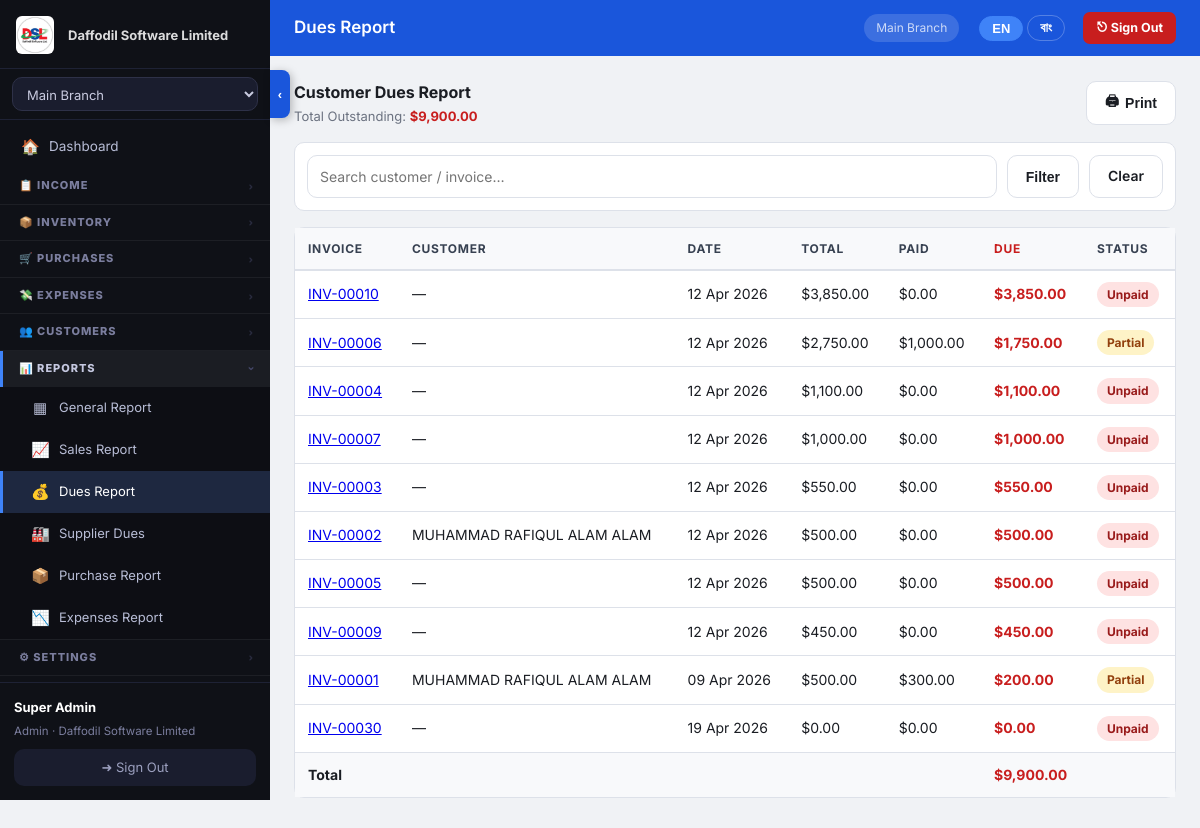
/public/report-dues.php (signed in), run on the app's committed database.
### tables this page shows
CREATE TABLE `company_settings` (
  `id` int(10) UNSIGNED NOT NULL,
  `tenant_id` int(10) UNSIGNED NOT NULL,
  `company_name` varchar(150) NOT NULL DEFAULT '',
  `address` text,
  `city` varchar(100) DEFAULT NULL,
  `country` varchar(100) DEFAULT NULL,
  `phone` varchar(50) DEFAULT NULL,
  `phone2` varchar(50) DEFAULT NULL,
  `email` varchar(150) DEFAULT NULL,
  `website` varchar(200) DEFAULT NULL,
  `logo_path` varchar(300) DEFAULT NULL,
  `currency` varchar(10) DEFAULT '$',
  `currency_code` varchar(5) DEFAULT 'USD',
  `tax_label` varchar(30) DEFAULT 'VAT',
  `invoice_prefix` varchar(10) DEFAULT 'INV',
  `footer_note` text,
  `updated_at` datetime DEFAULT CURRENT_TIMESTAMP ON UPDATE CURRENT_TIMESTAMP,
  `loyalty_earn_amount` decimal(10,2) NOT NULL DEFAULT '100.00',
  `loyalty_earn_points` int(11) NOT NULL DEFAULT '1',
  `loyalty_redeem_value` decimal(10,4) NOT NULL DEFAULT '1.0000',
  `loyalty_enabled` tinyint(1) NOT NULL DEFAULT '1',
  `loyalty_min_redeem` int(11) NOT NULL DEFAULT '10',
  `loyalty_expiry_days` int(11) NOT NULL DEFAULT '0'
);

CREATE TABLE `branches` (
  `id` int(10) UNSIGNED NOT NULL,
  `tenant_id` int(10) UNSIGNED NOT NULL,
  `name` varchar(120) NOT NULL,
  `address` text,
  `phone` varchar(30) DEFAULT NULL,
  `is_active` tinyint(1) DEFAULT '1',
  `branch_password` varchar(255) DEFAULT NULL,
  `created_at` datetime DEFAULT CURRENT_TIMESTAMP
);

CREATE TABLE `income` (
  `id` int(10) UNSIGNED NOT NULL,
  `tenant_id` int(10) UNSIGNED NOT NULL,
  `branch_id` int(10) UNSIGNED NOT NULL,
  `invoice_no` varchar(40) NOT NULL,
  `customer_id` int(10) UNSIGNED DEFAULT NULL,
  `customer_name` varchar(120) DEFAULT NULL,
  `date` date NOT NULL,
  `due_date` date DEFAULT NULL,
  `subtotal` decimal(14,2) NOT NULL DEFAULT '0.00',
  `tax_pct` decimal(5,2) DEFAULT '0.00',
  `tax_amount` decimal(14,2) DEFAULT '0.00',
  `discount` decimal(14,2) DEFAULT '0.00',
  `total` decimal(14,2) NOT NULL DEFAULT '0.00',
  `paid` decimal(14,2) DEFAULT '0.00',
  `payment_method` varchar(30) NOT NULL DEFAULT 'cash',
  `balance` decimal(14,2) GENERATED ALWAYS AS ((`total` - `paid`)) STORED,
  `status` enum('draft','unpaid','partial','paid','cancelled') DEFAULT 'unpaid',
  `notes` text,
  `created_by` int(10) UNSIGNED DEFAULT NULL,
  `created_at` datetime DEFAULT CURRENT_TIMESTAMP
);

### src/core.php (called while the page is built, shortened)
<?php
function db(): PDO {
    static $pdo = null;
    if ($pdo === null) {
        $dsn = sprintf('mysql:host=%s;dbname=%s;charset=%s', DB_HOST, DB_NAME, DB_CHARSET);
        $pdo = new PDO($dsn, DB_USER, DB_PASS, [
            PDO::ATTR_ERRMODE            => PDO::ERRMODE_EXCEPTION,
            PDO::ATTR_DEFAULT_FETCH_MODE => PDO::FETCH_ASSOC,
            PDO::ATTR_EMULATE_PREPARES   => false,
        ]);
    }
    return $pdo;
}
function auth(): array|null {
    return $_SESSION['pos_user'] ?? null;
}
function brid(): int { return (int)($_SESSION['active_branch'] ?? 0); }
function get_branches(): array {
    $u = auth();
    if ($u['branch_id']) {
        $s = db()->prepare('SELECT * FROM branches WHERE id=? AND tenant_id=? AND is_active=1');
        $s->execute([$u['branch_id'], $u['tenant_id']]);
    } else {
        $s = db()->prepare('SELECT * FROM branches WHERE tenant_id=? AND is_active=1 ORDER BY name');
        $s->execute([$u['tenant_id']]);
    }
    return $s->fetchAll();
}
function h(mixed $v): string { return htmlspecialchars((string)$v, ENT_QUOTES, 'UTF-8'); }
function money(float $v): string { return CURRENCY . number_format($v, 2); }
function fmt_date(string $d): string { return $d ? date('d M Y', strtotime($d)) : '—'; }

### public/report-dues.php (the view, shortened to what this page needs)
<?php
require_once __DIR__.'/../src/core.php';
$page_title='Dues Report';
$tid=tid();$bid=brid();
$search=trim($_GET['q']??'');
$where='WHERE i.tenant_id=? AND i.branch_id=? AND i.status IN("unpaid","partial")';
$params=[$tid,$bid];
$stmt=db()->prepare("SELECT i.*, (i.total-i.paid) due FROM income i $where ORDER BY due DESC");
$stmt->execute($params);$rows=$stmt->fetchAll();
$total_due=array_sum(array_column($rows,'due'));
?>
<div style="display:flex;justify-content:space-between;align-items:center;margin-bottom:16px">
  <div>
    <h2 style="font-size:16px;font-weight:700"><span class="t-en">Customer Dues Report</span><span class="t-bn">গ্রাহক বকেয়া রিপোর্ট</span></h2>
    <p style="color:var(--c-muted);font-size:13px"><span class="t-en">Total Outstanding:</span><span class="t-bn">মোট বকেয়া:</span> <strong style="color:var(--c-expense)"><?= money($total_due) ?></strong></p>
  </div>
  <button onclick="window.print()" class="btn btn-outline no-print">🖨 <span class="t-en">Print</span><span class="t-bn">প্রিন্ট</span></button>
</div>
<div class="card" style="padding:12px;margin-bottom:16px" class="no-print">
  <form method="get" style="display:flex;gap:10px">
    <input type="text" name="q" value="<?= h($search) ?>" placeholder="Search customer / invoice…" style="flex:1">
    <button class="btn btn-outline">Filter</button>
    <a href="?" class="btn btn-outline">Clear</a>
  </form>
</div>
<div class="card" style="padding:0">
  <div class="table-wrap">
    <table>
      <thead><tr><th>Invoice</th><th>Customer</th><th>Date</th><th>Total</th><th>Paid</th><th style="color:var(--c-expense)">Due</th><th>Status</th></tr></thead>
      <tbody>
      <?php foreach($rows as $r): ?>
        <tr>
          <td><a href="<?= APP_URL ?>/invoice-view.php?id=<?= $r['id'] ?>"><?= h($r['invoice_no']) ?></a></td>
          <td><?= h($r['customer_name']?:'—') ?></td>
          <td><?= fmt_date($r['date']) ?></td>
          <td><?= money($r['total']) ?></td>
          <td><?= money($r['paid']) ?></td>
          <td style="font-weight:700;color:var(--c-expense)"><?= money($r['due']) ?></td>
          <td><span class="badge badge-<?= h($r['status']) ?>"><?= ucfirst($r['status']) ?></span></td>
        </tr>
      <?php endforeach; ?>
      </tbody>
      <?php if($rows): ?>
      <tfoot><tr style="font-weight:700;background:var(--c-bg)"><td colspan="5">Total</td><td style="color:var(--c-expense)"><?= money($total_due) ?></td><td></td></tr></tfoot>
      <?php endif; ?>
    </table>
  </div>
</div>
<?php $content=ob_get_clean();include __DIR__.'/../templates/layout.php';

### templates/layout.php (shortened to what this page needs)
<?php
$user             = auth();
$branches         = get_branches();
$active_branch    = brid();
$cs_stmt          = db()->prepare('SELECT * FROM company_settings WHERE tenant_id=?');
$cs_stmt->execute([tid()]);
$cs               = $cs_stmt->fetch() ?: [];
$app_display_name = !empty($cs['company_name']) ? $cs['company_name'] : APP_NAME;
$logo_url         = '';
if (!empty($cs['logo_path'])) $logo_url = APP_URL . '/' . ltrim($cs['logo_path'], '/');
?><!DOCTYPE html>
<html lang="en" id="html-root" data-lang="en">
<head>
<link rel="stylesheet" href="<?= APP_URL ?>/assets/style.css">
</head>
<body class="<?= (isset($_COOKIE['sidebar_collapsed']) && $_COOKIE['sidebar_collapsed']==='1') ? 'sidebar-collapsed' : '' ?>">
<aside class="sidebar" id="sidebar">
  <div class="sidebar-logo">
    <?php if ($logo_url): ?>
      <img src="<?= h($logo_url) ?>" style="height:38px;max-width:130px;object-fit:contain;border-radius:6px">
      <span class="nav-text sidebar-logo-text" style="font-size:13px;opacity:.85;margin-left:4px"><?= h($app_display_name) ?></span>
    <?php else: ?>
      <span style="font-size:26px;color:#3f83f8;flex-shrink:0">⬡</span>
      <span class="nav-text sidebar-logo-text" style="font-size:15px;font-weight:800"><?= h($app_display_name) ?></span>
    <?php endif; ?>
  </div>
  <form method="post" action="<?= APP_URL ?>/branch-switch.php" class="branch-form">
    <select name="branch_id" onchange="this.form.submit()" class="branch-select">
      <?php foreach ($branches as $b): ?>
        <option value="<?= $b['id'] ?>" <?= $b['id']==$active_branch?'selected':'' ?>><?= h($b['name']) ?></option>
      <?php endforeach; ?>
    </select>
  </form>
  <nav class="nav">
    <?php $p = basename($_SERVER['PHP_SELF']); ?>
    <a href="<?= APP_URL ?>/index.php"
       class="nav-link <?= $p==='index.php'?'active':'' ?>"
       title="Dashboard">
      <span class="nav-icon">🏠</span>
      <span class="nav-text"><span class="t-en">Dashboard</span><span class="t-bn">ড্যাশবোর্ড</span></span>
    </a>
    <div class="nav-group <?= in_array($p,['pos.php','income.php','income-add.php','sales-returns.php','sales-return-add.php'])?'open':'' ?>" id="group-income">
      <div class="nav-group-header" onclick="toggleNavGroup('group-income')">
        <div class="nav-section">
          <span class="nav-text"><span class="t-en">📋 INCOME</span><span class="t-bn">📋 আয়</span></span>
        </div>
        <span class="nav-group-arrow">›</span>
      </div>
    </div>
    <div class="nav-group <?= in_array($p,['items.php','item-add.php','barcode-print.php','inventory-report.php','stock-transfers.php','stock-transfer-add.php'])?'open':'' ?>" id="group-inventory">
      <div class="nav-group-header" onclick="toggleNavGroup('group-inventory')">
        <div class="nav-section">
          <span class="nav-text"><span class="t-en">📦 INVENTORY</span><span class="t-bn">📦 স্টক</span></span>
        </div>
        <span class="nav-group-arrow">›</span>
      </div>
    </div>
    <div class="nav-group <?= in_array($p,['purchases.php','purchase-add.php','purchase-returns.php','purchase-return-add.php'])?'open':'' ?>" id="group-purchases">
      <div class="nav-group-header" onclick="toggleNavGroup('group-purchases')">
        <div class="nav-section">
          <span class="nav-text"><span class="t-en">🛒 PURCHASES</span><span class="t-bn">🛒 ক্রয়</span></span>
        </div>
        <span class="nav-group-arrow">›</span>
      </div>
    </div>
    <div class="nav-group <?= in_array($p,['expenses.php','expense-add.php','expense-categories.php'])?'open':'' ?>" id="group-expenses">
      <div class="nav-group-header" onclick="toggleNavGroup('group-expenses')">
        <div class="nav-section">
          <span class="nav-text"><span class="t-en">💸 EXPENSES</span><span class="t-bn">💸 খরচ</span></span>
        </div>
        <span class="nav-group-arrow">›</span>
      </div>
    </div>
    <div class="nav-group <?= in_array($p,['customers.php','memberships.php','membership-add.php','loyalty-points.php'])?'open':'' ?>" id="group-customers">
      <div class="nav-group-header" onclick="toggleNavGroup('group-customers')">
        <div class="nav-section">
          <span class="nav-text"><span class="t-en">👥 CUSTOMERS</span><span class="t-bn">👥 গ্রাহক</span></span>
        </div>
        <span class="nav-group-arrow">›</span>
      </div>
    </div>
    <div class="nav-group <?= in_array($p,['report.php','report-sales.php','report-dues.php','report-supplier-dues.php','report-purchases.php','report-expenses.php'])?'open':'' ?>" id="group-reports">
      <div class="nav-group-header" onclick="toggleNavGroup('group-reports')">
        <div class="nav-section">
          <span class="nav-text"><span class="t-en">📊 REPORTS</span><span class="t-bn">📊 রিপোর্ট</span></span>
        </div>
        <span class="nav-group-arrow">›</span>
      </div>
      <div class="nav-group-body">
        <a href="<?= APP_URL ?>/report.php" class="nav-link <?= $p==='report.php'?'active':'' ?>" title="General Report">
          <span class="nav-icon">▦</span><span class="nav-text"><span class="t-en">General Report</span><span class="t-bn">সাধারণ রিপোর্ট</span></span>
        </a>
        <a href="<?= APP_URL ?>/report-sales.php" class="nav-link <?= $p==='report-sales.php'?'active':'' ?>" title="Sales Report">
          <span class="nav-icon">📈</span><span class="nav-text"><span class="t-en">Sales Report</span><span class="t-bn">বিক্রয় রিপোর্ট</span></span>
        </a>
        <a href="<?= APP_URL ?>/report-dues.php" class="nav-link <?= $p==='report-dues.php'?'active':'' ?>" title="Dues Report">
          <span class="nav-icon">💰</span><span class="nav-text"><span class="t-en">Dues Report</span><span class="t-bn">বকেয়া রিপোর্ট</span></span>
        </a>
        <a href="<?= APP_URL ?>/report-supplier-dues.php" class="nav-link <?= $p==='report-supplier-dues.php'?'active':'' ?>" title="Supplier Dues">
          <span class="nav-icon">🏭</span><span class="nav-text"><span class="t-en">Supplier Dues</span><span class="t-bn">সাপ্লায়ার বকেয়া</span></span>
        </a>
        <a href="<?= APP_URL ?>/report-purchases.php" class="nav-link <?= $p==='report-purchases.php'?'active':'' ?>" title="Purchase Report">
          <span class="nav-icon">📦</span><span class="nav-text"><span class="t-en">Purchase Report</span><span class="t-bn">ক্রয় রিপোর্ট</span></span>
        </a>
        <a href="<?= APP_URL ?>/report-expenses.php" class="nav-link <?= $p==='report-expenses.php'?'active':'' ?>" title="Expenses Report">
          <span class="nav-icon">📉</span><span class="nav-text"><span class="t-en">Expenses Report</span><span class="t-bn">খরচ রিপোর্ট</span></span>
        </a>
      </div>
    </div>
    <?php if (in_array($user['role'] ?? '', ['admin','superadmin'])): ?>
    <div class="nav-group <?= in_array($p,['users.php','branches.php','company-setup.php','admin-cms.php','activity-logs.php','superadmin.php','subscription.php'])?'open':'' ?>" id="group-settings">
      <div class="nav-group-header" onclick="toggleNavGroup('group-settings')">
        <div class="nav-section">
          <span class="nav-text"><span class="t-en">⚙ SETTINGS</span><span class="t-bn">⚙ সেটিংস</span></span>
        </div>
        <span class="nav-group-arrow">›</span>
      </div>
    </div>
    <?php endif; ?>
  </nav>
  <div class="sidebar-footer">
    <div class="user-badge">
      <strong class="nav-text"><?= h($user['name']) ?></strong>
      <span class="nav-text"><?= h(ucfirst($user['role'])) ?> · <?= h($app_display_name) ?></span>
    </div>
    <a href="<?= APP_URL ?>/logout.php" class="btn-logout" title="Sign Out">
      <span class="nav-text"><span class="t-en">➜ Sign Out</span><span class="t-bn">➜ সাইন আউট</span></span>
    </a>
  </div>
</aside>
<button class="sidebar-toggle-tab no-print" id="sidebarToggleTab"
        onclick="toggleSidebar()" title="Toggle sidebar">
  <span class="tab-arrow"></span>
</button>
<div class="main-wrap" id="mainWrap">
  <header class="top-bar">
    <h1 class="page-heading"><?= h($page_title ?? '') ?></h1>
    <span class="top-bar-branch"><?php
      foreach ($branches as $b) if ($b['id'] == $active_branch) echo h($b['name']);
    ?></span>
    <div class="lang-toggle no-print" style="margin-left:8px">
      <button class="lang-btn active" id="btn-lang-en" onclick="setLang('en')">EN</button>
      <button class="lang-btn"        id="btn-lang-bn" onclick="setLang('bn')">বাং</button>
    </div>
    <a href="<?= APP_URL ?>/logout.php" class="topbar-signout no-print"
       onclick="return confirm('Sign out?')" title="Sign Out">
      <span class="t-en">⎋ Sign Out</span><span class="t-bn">⎋ বের হন</span>
    </a>
  </header>
  <main class="content"><?= $content ?? '' ?></main>
</div>
</body>
</html>

### data on the page
company_settings: logo_path (picture), company_name "Daffodil Software Limited"
branches: name "Main Branch"
income: invoice_no "INV-00010", customer_name "—", date "12 Apr 2026", total "$3,850.00", paid "$0.00", due "$3,850.00", status "Unpaid"
income: invoice_no "INV-00006", customer_name "—", date "12 Apr 2026", total "$2,750.00", paid "$1,000.00", due "$1,750.00", status "Partial"
income: invoice_no "INV-00004", customer_name "—", date "12 Apr 2026", total "$1,100.00", paid "$0.00", due "$1,100.00", status "Unpaid"
income: invoice_no "INV-00007", customer_name "—", date "12 Apr 2026", total "$1,000.00", paid "$0.00", due "$1,000.00", status "Unpaid"
income: invoice_no "INV-00003", customer_name "—", date "12 Apr 2026", total "$550.00", paid "$0.00", due "$550.00", status "Unpaid"
income: invoice_no "INV-00002", customer_name "MUHAMMAD RAFIQUL ALAM ALAM", date "12 Apr 2026", total "$500.00", paid "$0.00", due "$500.00", status "Unpaid"
income: invoice_no "INV-00005", customer_name "—", date "12 Apr 2026", total "$500.00", paid "$0.00", due "$500.00", status "Unpaid"
income: invoice_no "INV-00009", customer_name "—", date "12 Apr 2026", total "$450.00", paid "$0.00", due "$450.00", status "Unpaid"
income: invoice_no "INV-00001", customer_name "MUHAMMAD RAFIQUL ALAM ALAM", date "09 Apr 2026", total "$500.00", paid "$300.00", due "$200.00", status "Partial"
income: invoice_no "INV-00030", customer_name "—", date "19 Apr 2026", total "$0.00", paid "$0.00", due "$0.00", status "Unpaid"

### other printed values
$user['name'] "Super Admin"
$user['role'] "Admin"
$page_title "Dues Report"
money($total_due) "$9,900.00"
form field branch_id "Main Branch"
